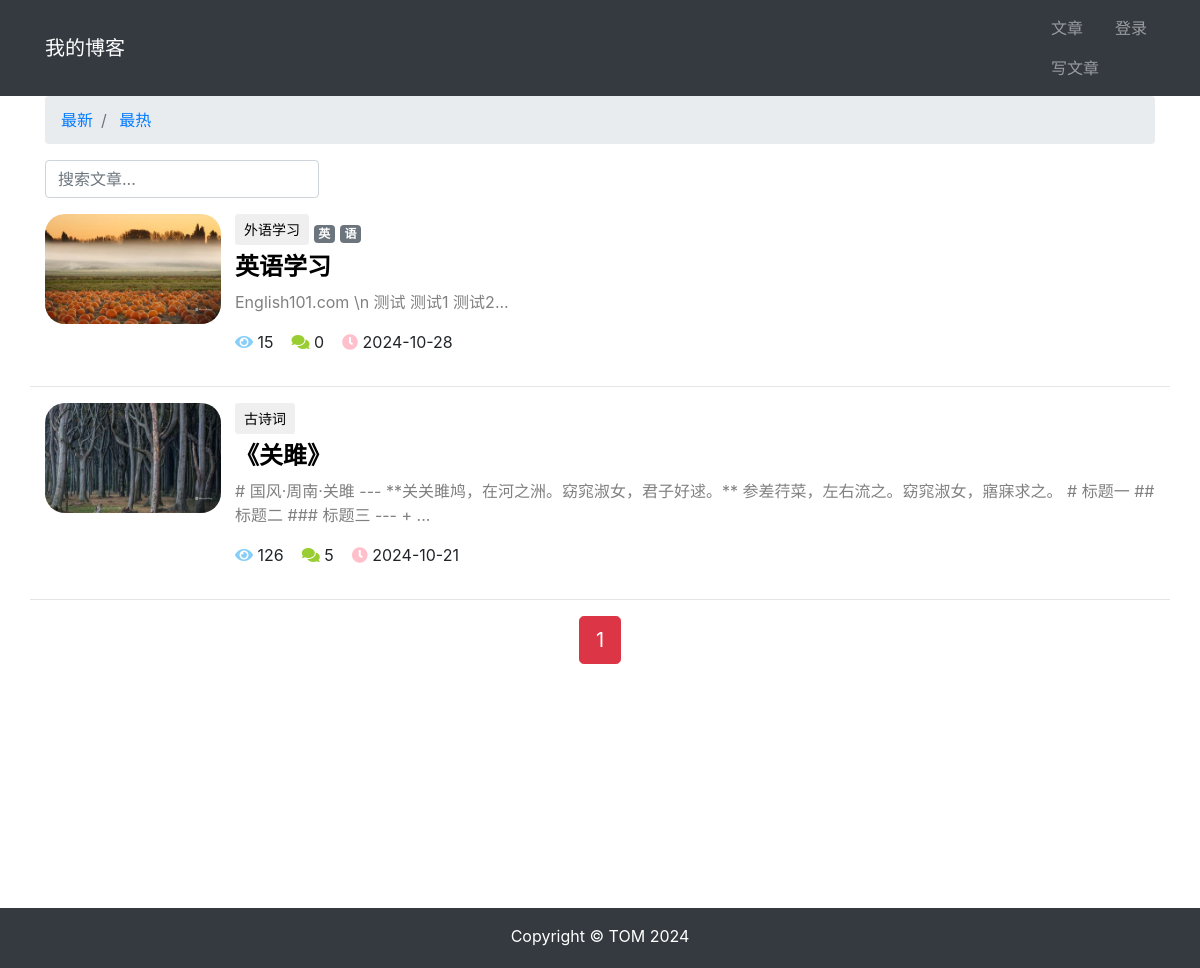
Page /article/article-list/ on the committed database.
### article/models.py (models this page shows, shortened)
class ArticlePost(models.Model):
    author = models.ForeignKey(User, on_delete=models.CASCADE)
    title = models.CharField(max_length=100)
    body = models.TextField()
    created = models.DateTimeField(default=timezone.now)
    updated = models.DateTimeField(auto_now=True)
    total_views = models.PositiveIntegerField(default=0)
    column = models.ForeignKey(
        ArticleColumn,
        null=True,
        blank=True,
        on_delete=models.CASCADE,
        related_name='article')
    tags = TaggableManager(blank=True)
    avatar = models.ImageField(upload_to='article/%Y%m%d/', blank=True)
    class Meta:
        ordering = ('-created',)

class ArticleColumn(models.Model):
    title = models.CharField(max_length=100, blank=True)
    created = models.DateTimeField(default=timezone.now)
    def __str__(self):
        return self.title

### article/views.py (the view)
# urls.py: path('article-list/', views.article_list, name='article_list'),
def article_list(request):
    search = request.GET.get('search')
    order = request.GET.get('order')
    column = request.GET.get('column')
    tag = request.GET.get('tag')
    article_list = ArticlePost.objects.all()
    if search:
        article_list = article_list.filter(
            Q(title__icontains=search) |
            Q(body__icontains=search)
        )
    else:
        search = ''
    if column is not None and column.isdigit():
        article_list = article_list.filter(column=column)
    if tag and tag != 'None':
        article_list = article_list.filter(tags__name__in=[tag])
    if order == 'total_views':
        article_list = article_list.order_by('-total_views')
    paginator = Paginator(article_list, 3)
    page = request.GET.get('page')
    articles = paginator.get_page(page)
    context = {
        'articles': articles,
        'order': order,
        'search': search,
        'column': column,
        'tag': tag,
    }
    return render(request, 'article/list.html', context)

### templates/article/list.html (shortened to what this page needs)
{% extends "base.html" %}
{% load static %}
{% block content %}
<div class="container">
    <nav aria-label="breadcrumb">
        <ol class="breadcrumb">
            <li class="breadcrumb-item">
                <a href="{% url 'article:article_list' %}?search={{ search }}&column={{ column }}&tag={{ tag }}">
                    最新
                </a>
            </li>
            <li class="breadcrumb-item">
                <a href="{% url 'article:article_list' %}?order=total_views&search={{ search }}&column={{ column }}&tag={{ tag }}">
                    最热
                </a>
            </li>
        </ol>
    </nav>
    <div class="row">
        <div class="col-auto mr-auto">
            <form class="form-inline" >
                <input type="text"
                    class="form-control mb-2 mr-sm-2"
                    name="search"
                    placeholder="搜索文章..."
                    required
                >
            </form>
        </div>
    </div>
    <div class="row mt-2">
        {% for article in articles %}
            {% if article.avatar %}
            <div class="col-2">
                <img src="{{ article.avatar.url }}"
                    alt="avatar"
                    style="max-width:110%; border-radius: 20px"
                >
            </div>
            {% endif %}
            <div class="col">
            {% if article.column %}
                <button type="button"
                    class="btn btn-sm mb-2
                    "
                >
                    {{ article.column }}
                </button>
            {% endif %}
            <span>
                {% for tag in article.tags.all %}
                    <a href="{% url 'article:article_list' %}?tag={{ tag }}"
                    class="badge badge-secondary"
                    >
                        {{ tag }}
                    </a>
                {% endfor %}
            </span>
            <h4>
                <b>
                    <a href="{% url 'article:article_detail' article.id %}"
                       style="color: black;"
                    >
                        {{ article.title }}
                    </a>
                </b>
            </h4>
            <div>
                <p style="color: gray;">
                    {{ article.body|slice:'100' }}...
                </p>
            </div>
            <p>
                <span>
                    <i class="fas fa-eye" style="color: lightskyblue;"></i>
                    {{ article.total_views }}&nbsp;&nbsp;&nbsp;
                </span>
                <span>
                    <i class="fas fa-comments" style="color: yellowgreen;"></i>
                    {{ article.comments.count }}&nbsp;&nbsp;&nbsp;
                </span>
                <span>
                    <i class="fas fa-clock" style="color: pink;"></i>
                    {{ article.created|date:'Y-m-d' }}
                </span>
            </p>
        </div>
            <hr style="width: 100%;"/>
        {% endfor %}
    </div>
    <div class="pagination row">
        <div class="m-auto">
            <span class="step-links">
                <span class="current btn btn-danger btn-lg">
                    {{ articles.number }}
                </span>
            </span>
        </div>
    </div>
</div>
{% endblock content %}

### templates/base.html (shortened to what this page needs)
    使用 Django 3 学习的读者改为 {% load static %}
{% load static %}
<!DOCTYPE html>
<html lang="zh-cn">
<head>
    <link rel="stylesheet" href="{% static 'bootstrap/css/bootstrap.min.css' %}">
    <link rel="stylesheet" href="{% static 'md_css/monokai.css' %}">
    <link
      rel="stylesheet"
      href="https://cdn.jsdelivr.net/npm/@fortawesome/fontawesome-free@5.14.0/css/all.min.css">
</head>
<body>
    {% include 'header.html' %}
     <div id="wrapper">
        {% block content %}{% endblock content %}
        <div id="push"></div>
    </div>
    {% include 'footer.html' %}
</body>
</html>

### templates/header.html (shortened to what this page needs)
<nav class="navbar navbar-expand-lg navbar-dark bg-dark">
  <div class="container">
    <a class="navbar-brand" href="#">我的博客</a>
    <div>
      <ul class="navbar-nav">
        <li class="nav-item">
          <a class="nav-link" href="{% url 'article:article_list' %}">文章</a>
          <a class="nav-link" href="{% url 'article:article_create' %}">写文章</a>
        </li>
        {% if user.is_authenticated %}
        <li class="nav-item dropdown">
            <a class="nav-link dropdown-toggle" href="#" id="navbarDropdown" role="button" data-toggle="dropdown" aria-haspopup="true" aria-expanded="false">
              {{ user.username }}
            </a>
            <div class="dropdown-menu" aria-labelledby="navbarDropdown">
              <a class="dropdown-item" href='{% url "userprofile:edit" user.id %}'>个人信息</a>
              <a class="dropdown-item" href="#" onclick="user_delete()">删除用户</a>
              <a class="dropdown-item" href='{% url "userprofile:logout" %}'>退出登录</a>
            </div>
        </li>
        {% else %}
        <li class="nav-item">
            <a class="nav-link" href="{% url 'userprofile:login' %}">登录</a>
        </li>
        {% endif %}
      </ul>
    </div>
  </div>
</nav>

### templates/footer.html
{% load static %}
<div>
    <br><br><br>
</div>
<footer class="py-3 bg-dark" id="footer">
    <div class="container">
        <p class="m-0 text-center text-white">Copyright &copy; TOM 2024</p>
    </div>
</footer>

### templates/base.html (style rules this page uses)
html, body { height: 100%; margin: 0; }
#wrapper { min-height: 100%; margin-bottom: -60px; }
#footer, #push { height: 60px; }

### rows in the picture
ArticlePost: avatar (picture), column "外语学习", title "英语学习", body "English101.com \\n 测试 测试1 测试2", total_views "15", comments.count "0", created "2024-10-28"
Tag: name "英"
Tag: name "语"
ArticlePost: avatar (picture), column "古诗词", title "《关雎》", body "# 国风·周南·关雎 --- **关关雎鸠，在河之洲。窈窕淑女，君子好逑。** 参差荇菜，左右流之。窈窕淑女，寤寐求之。 # 标题一 ## 标题二 ### 标题三 --- +", total_views "126", comments.count "5", created "2024-10-21"

### other values in the picture
{{ articles.number }} "1"
